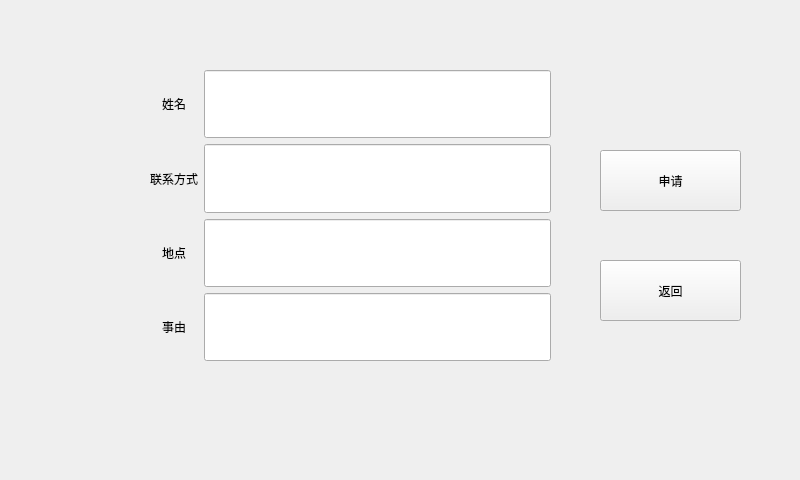
<?xml version="1.0" encoding="UTF-8"?>
<ui version="4.0">
 <class>for_business</class>
 <widget class="QMainWindow" name="for_business">
  <property name="geometry">
   <rect>
    <x>0</x>
    <y>0</y>
    <width>800</width>
    <height>480</height>
   </rect>
  </property>
  <property name="windowTitle">
   <string>MainWindow</string>
  </property>
  <widget class="QWidget" name="centralwidget">
   <widget class="QPushButton" name="back_Btn">
    <property name="geometry">
     <rect>
      <x>600</x>
      <y>260</y>
      <width>141</width>
      <height>61</height>
     </rect>
    </property>
    <property name="text">
     <string>返回</string>
    </property>
   </widget>
   <widget class="QPushButton" name="beg_Btn">
    <property name="geometry">
     <rect>
      <x>600</x>
      <y>150</y>
      <width>141</width>
      <height>61</height>
     </rect>
    </property>
    <property name="text">
     <string>申请</string>
    </property>
   </widget>
   <widget class="SoftKey" name="widget" native="true">
    <property name="geometry">
     <rect>
      <x>0</x>
      <y>280</y>
      <width>801</width>
      <height>201</height>
     </rect>
    </property>
   </widget>
   <widget class="QWidget" name="layoutWidget">
    <property name="geometry">
     <rect>
      <x>150</x>
      <y>70</y>
      <width>401</width>
      <height>291</height>
     </rect>
    </property>
    <layout class="QHBoxLayout" name="horizontalLayout">
     <item>
      <layout class="QVBoxLayout" name="verticalLayout">
       <item>
        <widget class="QLabel" name="label">
         <property name="text">
          <string>姓名</string>
         </property>
         <property name="alignment">
          <set>Qt::AlignCenter</set>
         </property>
        </widget>
       </item>
       <item>
        <widget class="QLabel" name="label_2">
         <property name="text">
          <string>联系方式</string>
         </property>
         <property name="alignment">
          <set>Qt::AlignCenter</set>
         </property>
        </widget>
       </item>
       <item>
        <widget class="QLabel" name="label_3">
         <property name="text">
          <string>地点</string>
         </property>
         <property name="alignment">
          <set>Qt::AlignCenter</set>
         </property>
        </widget>
       </item>
       <item>
        <widget class="QLabel" name="label_4">
         <property name="text">
          <string>事由</string>
         </property>
         <property name="alignment">
          <set>Qt::AlignCenter</set>
         </property>
        </widget>
       </item>
      </layout>
     </item>
     <item>
      <layout class="QVBoxLayout" name="verticalLayout_2">
       <item>
        <widget class="QLineEdit" name="name_lineEdit">
         <property name="sizePolicy">
          <sizepolicy hsizetype="Expanding" vsizetype="Expanding">
           <horstretch>0</horstretch>
           <verstretch>0</verstretch>
          </sizepolicy>
         </property>
        </widget>
       </item>
       <item>
        <widget class="QLineEdit" name="tele_lineEdit">
         <property name="sizePolicy">
          <sizepolicy hsizetype="Expanding" vsizetype="Expanding">
           <horstretch>0</horstretch>
           <verstretch>0</verstretch>
          </sizepolicy>
         </property>
        </widget>
       </item>
       <item>
        <widget class="QLineEdit" name="addrr_lineEdit">
         <property name="sizePolicy">
          <sizepolicy hsizetype="Expanding" vsizetype="Expanding">
           <horstretch>0</horstretch>
           <verstretch>0</verstretch>
          </sizepolicy>
         </property>
        </widget>
       </item>
       <item>
        <widget class="QLineEdit" name="thing_lineEdit">
         <property name="sizePolicy">
          <sizepolicy hsizetype="Expanding" vsizetype="Expanding">
           <horstretch>0</horstretch>
           <verstretch>0</verstretch>
          </sizepolicy>
         </property>
        </widget>
       </item>
      </layout>
     </item>
    </layout>
   </widget>
   <zorder>back_Btn</zorder>
   <zorder>beg_Btn</zorder>
   <zorder>layoutWidget</zorder>
   <zorder>widget</zorder>
  </widget>
 </widget>
 <customwidgets>
  <customwidget>
   <class>SoftKey</class>
   <extends>QWidget</extends>
   <header>softkey.h</header>
   <container>1</container>
  </customwidget>
 </customwidgets>
 <resources/>
 <connections/>
</ui>
